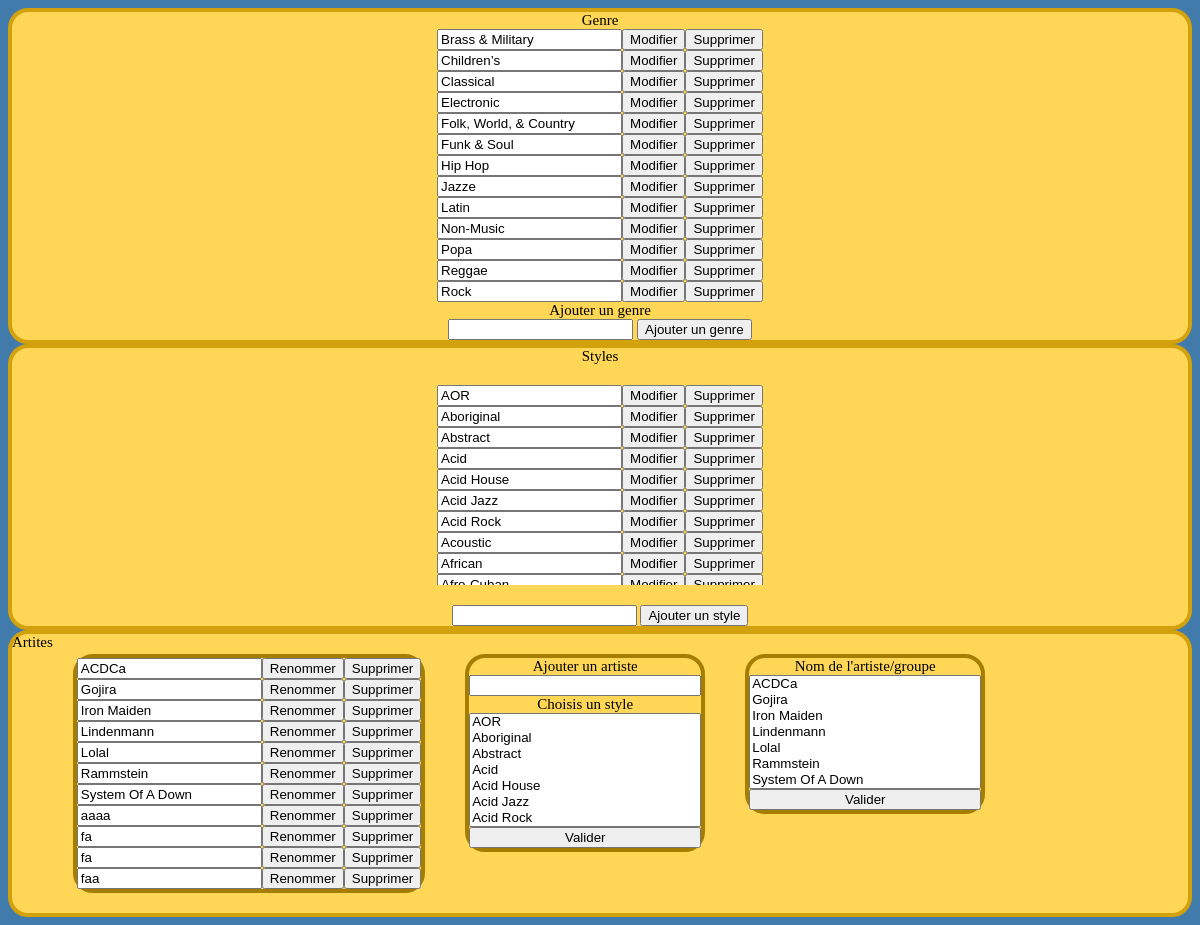
The page / on the database its author committed.
### tables this page shows
CREATE TABLE `genres` (
  `genre_id` int(11) NOT NULL,
  `genre_name` varchar(255) DEFAULT NULL
);

CREATE TABLE `styles` (
  `style_id` int(11) NOT NULL,
  `style_name` varchar(255) DEFAULT NULL,
  `style_genre_id` int(11) DEFAULT NULL
);

CREATE TABLE `artists` (
  `artist_id` int(11) NOT NULL,
  `artist_name` varchar(255) NOT NULL
);

### index.php (the view, shortened to what this page needs)
<!DOCTYPE html>
<html lang="fr">
<head>
    <link rel="stylesheet" href="style.css">
</head>
<body>
    <div class="genre">
    <label>Genre</label>
    <?php
    include "config.php";
    try {
        $requete = "SELECT * FROM `genres`";
        $prepare = $pdo->prepare($requete);
        $prepare->execute();
        $resultat = $prepare->fetchAll();
        foreach ($resultat as $key => $value) {
            if ($value['genre_id'] == 16) {
            }
            else {
                echo ('<form action="index.php" method="post">'
                    . '<input type="text"   name="input_genre" value="' . $value['genre_name'] . '">'
                    . '<input type="hidden" name="id_genre" value="' . $value['genre_id'] . '">'
                    . '<input type="submit" name="modifier_genre" value="Modifier">'
                    . '<input type="submit" name="supprimer_genre" value="Supprimer">'
                    . '</form>');
            }
        }
    } catch (PDOException $e) {
        exit("❌🙀💀 OOPS :\n" . $e->getMessage());
    }
    ?>
    <label>Ajouter un genre</label>
    <form action="" method="post">
            <input type="text" name="input_new_genre">
            <input type="submit" name="ajouterGenre" value="Ajouter un genre">
    </form>
    </div>
    <div class="style">
    <label>Styles</label>
    <?php
    try {
        $requete = "SELECT * FROM `styles` ORDER BY `style_name`";
        $prepare = $pdo->prepare($requete);
        $prepare->execute();
        $resultatStyle = $prepare->fetchAll();
        echo('<div class="styleList">');
        foreach ($resultatStyle as $key => $value) {
            echo ('<form action="index.php" method="post">'
                . '<input type="text"   name="input_genre" value="' . $value['style_name'] . '">'
                . '<input type="hidden" name="id_genre" value="' . $value['style_id'] . '">'
                . '<input type="submit" name="modifier_genre" value="Modifier">'
                . '<input type="submit" name="supprimer_genre" value="Supprimer">'
                . '</form>');
        }
        echo('</div>');
    } catch (PDOException $e) {
        exit("❌🙀💀 OOPS :\n" . $e->getMessage());
    }
    ?>
    <form action="" method="post">
        <input type="text" name="input_new_style">
        <input type="submit" name="ajouterStyle" value="Ajouter un style">
    </form>
    </div>
    <div class="artiste">
    <label>Artites</label>
    <?php
    try {
        $requete = "SELECT * FROM `artists` ORDER BY `artist_name`";
        $prepare = $pdo->prepare($requete);
        $prepare->execute();
        $resultatArtist = $prepare->fetchAll();
        echo('<div class="artisteListe">');
        foreach ($resultatArtist as $key => $value) {
            echo ('<form action="" method="post">'
                . '<input type="text"   name="input_artist" value="' . $value['artist_name'] . '">'
                . '<input type="hidden" name="id_artist" value="' . $value['artist_id'] . '">'
                . '<input type="submit" name="renommer_artist" value="Renommer">'
                . '<input type="submit" name="supprimer_artist" value="Supprimer">'
                . '</form>');
        }
        echo("</div>");
    } catch (PDOException $e) {
        exit("❌🙀💀 OOPS :\n" . $e->getMessage());
    }
    ?>
<div class="artisteStyle">
    <form class="formArtistStyle" action="" method="post">
        <label>Ajouter un artiste</label>
        <input type="text" name="input_new_artist">
        <label for="choix_style_for">Choisis un style</label>
        <select name="style_choisi" id="choix_style_for" required size=7>
            <?php
            foreach ($resultatStyle as $key => $value) {
                echo ('<option value="' . $value['style_id'] . '">' . $value['style_name'] . '</option>');
            }
            ?>
        </select>
        <input type="submit" name="ajoutStyleArtiste" value="Valider">
    </form>
    </div>
<div class="artisteSeul">
    <form class="formArtistStyle" action="artiste.php" method="post">
        <label>Nom de l'artiste/groupe</label>
        <select name="artistAsso_choisi" id="choix_artist_for" size=7>
            <?php
            foreach ($resultatArtist as $key => $value) {
                echo ('<option name="' . $value['artist_id'] . '"  value="' . $value['artist_id'] . '">' . $value['artist_name'] . '</option>');
            }
            ?>
        </select>
        <input type="submit" name="affichierArtiste" value="Valider">
    </form>
    </div>
    </div>
</body>
</html>

### style.css (style rules this page uses)
*, *::before, *::after { -webkit-box-sizing: border-box; box-sizing: border-box; }
html { font-size: 62.5%; }
body { background-color: #417BAB; }
body .style { border: solid 0.3em; border-color: #D2A10B; background-color: #FFD656; border-radius: 2rem; text-align: center; font-size: 1.5rem; display: -webkit-box; display: -ms-flexbox; display: flex; -webkit-box-orient: vertical; -webkit-box-direction: normal; -ms-flex-direction: column; flex-direction: column; -webkit-box-align: center; -ms-flex-align: center; align-items: center; -webkit-box-pack: center; -ms-flex-pack: center; justify-content: center; }
body .style .styleList { margin: 2rem; overflow: auto; height: 20rem; width: 40rem; }
body .genre { border: solid 0.3em; border-color: #D2A10B; background-color: #FFD656; border-radius: 2rem; text-align: center; font-size: 1.5rem; }
body .artiste { border: solid 0.3em; border-color: #D2A10B; background-color: #FFD656; border-radius: 2rem; text-align: center; font-size: 1.5rem; display: -webkit-box; display: -ms-flexbox; display: flex; }
body .artiste .artisteListe { min-width: 40vw; margin: 2rem; border: solid 0.3em; border-color: #A57D00; border-radius: 2rem; min-width: 20vw; display: -webkit-box; display: -ms-flexbox; display: flex; -webkit-box-orient: vertical; -webkit-box-direction: normal; -ms-flex-direction: column; flex-direction: column; }
body .artiste .formArtistStyle { margin: 2rem; border: solid 0.3em; border-color: #A57D00; border-radius: 2rem; min-width: 20vw; display: -webkit-box; display: -ms-flexbox; display: flex; -webkit-box-orient: vertical; -webkit-box-direction: normal; -ms-flex-direction: column; flex-direction: column; }

### rows shown on the page
genres: input_genre "Brass & Military"
genres: input_genre "Children’s"
genres: input_genre "Classical"
genres: input_genre "Electronic"
genres: input_genre "Folk, World, & Country"
genres: input_genre "Funk & Soul"
genres: input_genre "Hip Hop"
genres: input_genre "Jazze"
genres: input_genre "Latin"
genres: input_genre "Non-Music"
genres: input_genre "Popa"
genres: input_genre "Reggae"
genres: input_genre "Rock"
styles: input_genre "AOR", $value['style_id'] 484 (drawn)
styles: input_genre "Aboriginal", $value['style_id'] 167 (drawn)
styles: input_genre "Abstract", $value['style_id'] 42 (drawn)
styles: input_genre "Acid", $value['style_id'] 43 (drawn)
styles: input_genre "Acid House", $value['style_id'] 44 (drawn)
styles: input_genre "Acid Jazz", $value['style_id'] 45 (drawn)
styles: input_genre "Acid Rock", $value['style_id'] 481 (drawn)
styles: input_genre "Acoustic", $value['style_id'] 482 (drawn)
styles: input_genre "African"
styles: input_genre "Afro-Cuban"
artists: input_artist "ACDCa", $value['artist_id'] 2 (drawn)
artists: input_artist "Gojira", $value['artist_id'] 3 (drawn)
artists: input_artist "Iron Maiden", $value['artist_id'] 26 (drawn)
artists: input_artist "Lindenmann", $value['artist_id'] 5 (drawn)
artists: input_artist "Lolal", $value['artist_id'] 28 (drawn)
artists: input_artist "Rammstein", $value['artist_id'] 1 (drawn)
artists: input_artist "System Of A Down", $value['artist_id'] 4 (drawn)
artists: input_artist "aaaa", $value['artist_id'] 32 (drawn)
artists: input_artist "fa"
artists: input_artist "fa"
artists: input_artist "faa"
